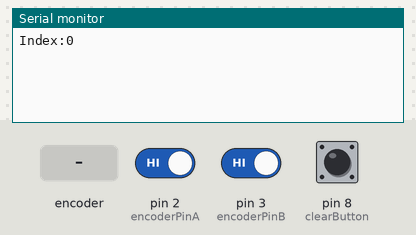
A sketch run on a simulated Arduino Uno, built with avr-gcc and run on an emulated ATmega328P. On the bench: the last lines printed to the serial monitor. Inputs (shaded band) come from the test bench; at power-on: pin 8 (clearButton) HIGH, pin 2 (encoderPinA) HIGH, pin 3 (encoderPinB) HIGH.

Above: at 1.2 s.
1.3 s: pin 8 (clearButton) pulled LOW for 0.15 s
At 2.4 s:
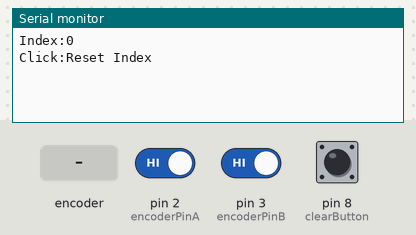
2.9 s: rotary encoder on pin 2 (encoderPinA) / pin 3 (encoderPinB) turned 1 step (first pin leading)
At 4.2 s:
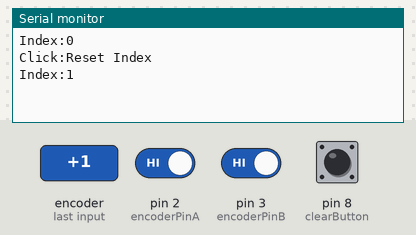
4.6 s: rotary encoder on pin 2 (encoderPinA) / pin 3 (encoderPinB) turned 1 step (first pin leading)
At 5.6 s:
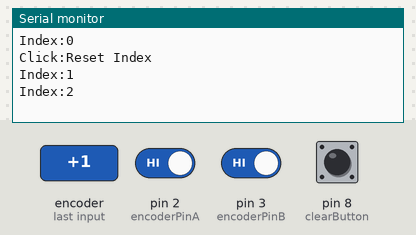

The sketch:

encoder_tutorial.ino
```cpp
enum PinAssignments {
  encoderPinA = 2, // ขา S1
  encoderPinB = 3, // ขา S2
  clearButton = 8  // ขา Key
                // จ่ายไฟที่ขา +5v และ gnd
                // Example For Arduino Uno By www.ArduinoAll.com
};

volatile unsigned int encoderPos = 0;  // สำหรับนับจำนวน
unsigned int lastReportedPos = 1;   // change management
static boolean rotating = false;    // debounce management

boolean A_set = false;
boolean B_set = false;

void setup() {

  pinMode(encoderPinA, INPUT_PULLUP); // กำหนดโหมดเป็นแบบ Input pullup
  pinMode(encoderPinB, INPUT_PULLUP);
  pinMode(clearButton, INPUT_PULLUP);
  attachInterrupt(0, doEncoderA, CHANGE); //ทำงานแบบ interrupt เบอร์ 0 ในนี้คือขา pin 2
  attachInterrupt(1, doEncoderB, CHANGE); //ทำงานแบบ interrupt เบอร์ 1 ในนี้คือขา pin 3
  Serial.begin(9600);
}

void loop() {
  rotating = true;  // reset the debouncer

  if (lastReportedPos != encoderPos) {
    Serial.print("Index:");
    Serial.println(encoderPos, DEC);
    lastReportedPos = encoderPos;
  }
  if (digitalRead(clearButton) == LOW )  {
    encoderPos = 0;
    Serial.println("Click:Reset Index");
    delay(200);
  }
}


// คำสั่งทำงานแบบ interrupt เมื่อมีการหมุน
void doEncoderA() {
  // debounce
  if ( rotating ) delay (1);  // หน่วงเวลาป้องกันสัญญาณบกวน debounce

  // เช็คว่ามีบิดสวิตช์
  if ( digitalRead(encoderPinA) != A_set ) { // debounce once more
    A_set = !A_set;
    // adjust counter + if A leads B
    if ( A_set && !B_set )
      encoderPos += 1;
    rotating = false;  // no more debouncing until loop() hits again
  }
}

// Interrupt on B changing state, same as A above
void doEncoderB() {
  if ( rotating ) delay (1);
  if ( digitalRead(encoderPinB) != B_set ) {
    B_set = !B_set;
    //  adjust counter - 1 if B leads A
    if ( B_set && !A_set )
      encoderPos -= 1;
    rotating = false;
  }
}
```

Measured:
- after the input at 1.3 s, the serial monitor: prints a new line at once (image 1)
- after the input at 2.9 s, the serial monitor: prints a new line after 0.05 s (image 2)
- after the input at 4.6 s, the serial monitor: prints a new line after 0.05 s (image 3)
